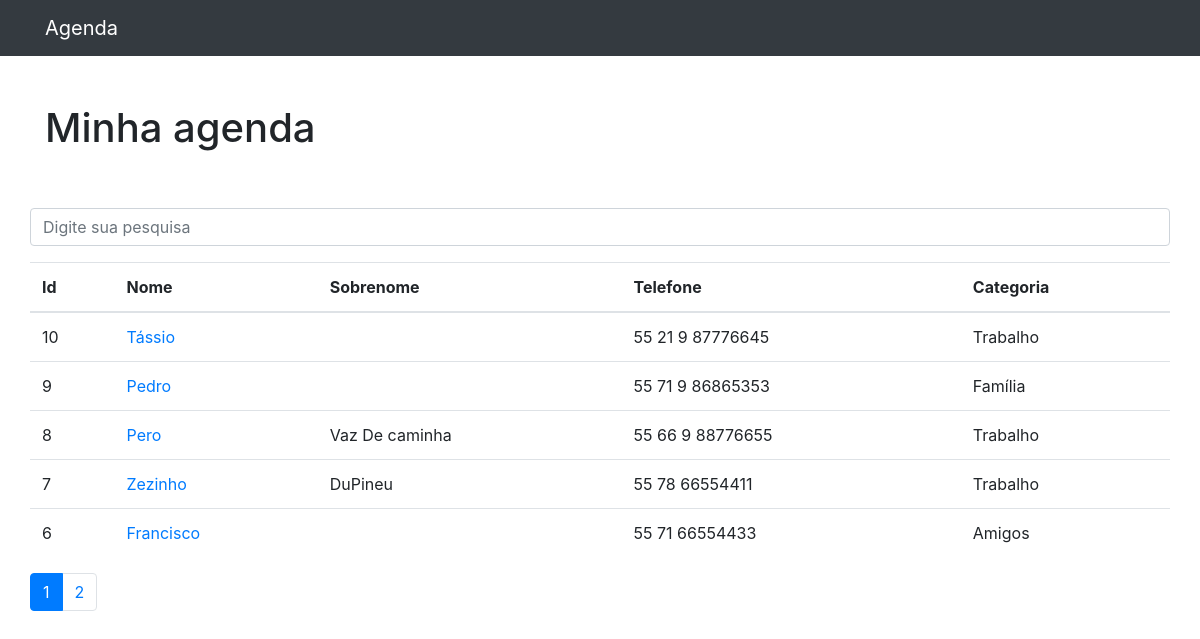
Before: / with the older database file.
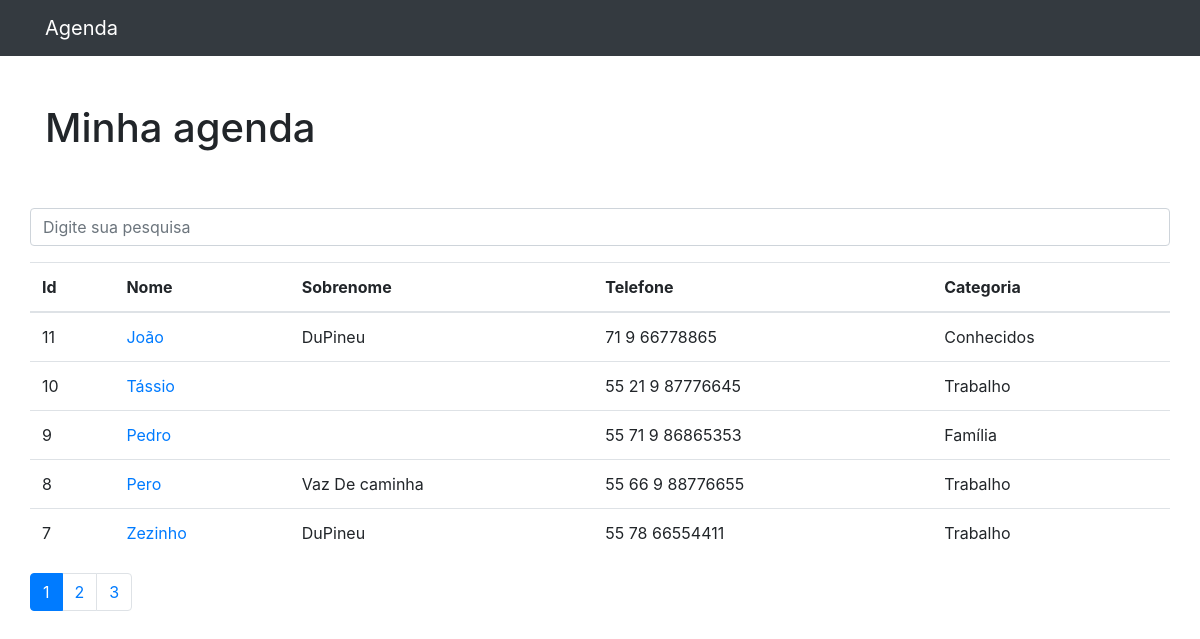
After: the same page with the newer database file.
### contatos/models.py (models this page shows, shortened)
class Contato(models.Model):
    nome = models.CharField(max_length=255)
    sobrenome = models.CharField(max_length=255, blank=True)
    telefone = models.CharField(max_length=255)
    email = models.CharField(max_length=255, blank=True)
    data_criacao = models.DateTimeField(
        default=timezone.now)
    descricao = models.TextField(blank=True)
    categoria = models.ForeignKey(Categoria, on_delete=models.DO_NOTHING)
    mostrar = models.BooleanField(default=True)
    foto = models.ImageField(blank=True, upload_to='fotos/%y/%m/%d')

class Categoria(models.Model):
    nome = models.CharField(max_length=255)
    def __str__(self):
        return self.nome

### contatos/views.py (the view)
# urls.py: path('', views.index, name='index'),
def index(request):
    contatos = Contato.objects.order_by('-id').filter(
        mostrar=True
    )
    paginator = Paginator(contatos, 5)
    page = request.GET.get('p')
    contatos = paginator.get_page(page)
    return render(request, 'contatos/index.html', {
        'contatos': contatos,
    })

### contatos/templates/contatos/index.html (shortened to what this page needs)
{% extends 'base.html' %}
{% block 'page-content'%}
    <h1 class="mt-5">Minha agenda</h1>
    {% include 'partials/_search-form.html' %}
    <table class="table">
    <thead>
        <tr>
        <th>Id</th>
        <th>Nome</th>
        <th>Sobrenome</th>
        <th>Telefone</th>
        <th>Categoria</th>
        </tr>
    </thead>
    <tbody>
        {% for contato in contatos %}
            <tr>
                <td>{{ contato.id }}</td>
                <td>
                    <a href="{% url 'detalhes' contato.id %}"> {{ contato.nome }}</a>
                </td>
                <td>{{ contato.sobrenome }}</td>
                <td>{{ contato.telefone }}</td>
                <td>{{ contato.categoria }}</td>
            </tr>
        {% endfor %}
    </tbody>
    </table>
    <nav aria-label="Page navigation example">
        <ul class="pagination">
            {% for page in contatos.paginator.page_range %}
                {% if contatos.number == page%}
                    <li class="page-item active">
                        <a class="page-link" href="?p={{ page }}&termo={{ request.GET.termo }}"> {{ page }} </a>
                    </li>
                {% else  %}
                    <li class="page-item">
                        <a class="page-link" href="?p={{ page }}&termo={{ request.GET.termo }}"> {{ page }} </a>
                    </li>
                {% endif %}
            {% endfor %}
        </ul>
    </nav>
{% endblock %}

### templates/base.html (shortened to what this page needs)
{% load static%}
<!DOCTYPE html>
<html lang="pt">
<head>
  {% include 'partials/_head.html' %}
</head>
<body>
  {%include 'partials/_nav.html' %}
  <div class="container">
    <div class="row">
      <div class="col-lg-12">
        {% block 'page-content' %}{% endblock %}
      </div>
    </div>
</body>
</html>

### templates/partials/_head.html (shortened to what this page needs)
{% load static %}
<link href="{% static 'vendor/bootstrap/css/bootstrap.min.css'%}" rel="stylesheet">

### templates/partials/_nav.html (shortened to what this page needs)
<nav class="navbar navbar-expand-lg navbar-dark bg-dark static-top">
    <div class="container">
        <a class="navbar-brand" href="{% url 'index' %}">Agenda</a>
    </div>
</nav>

### templates/partials/_search-form.html (shortened to what this page needs)
<br><br>
<form method="get" action="{% url 'busca' %}">
    <div class="form-group row">
        <br class="col-12">
            <input class="form-control" type="search" value="{{ request.GET.termo }}" id="search-input"
                placeholder="Digite sua pesquisa" name="termo">
        </div>
    </div>

Changed rows visible on the page:
no longer on this page (row unchanged): Contato: id "6", nome "Francisco", telefone "55 71 66554433", categoria "Amigos"
added Contato: id "11", nome "João", sobrenome "DuPineu", telefone "71 9 66778865", categoria "Conhecidos"
Other visible differences:
new list line: "3"
